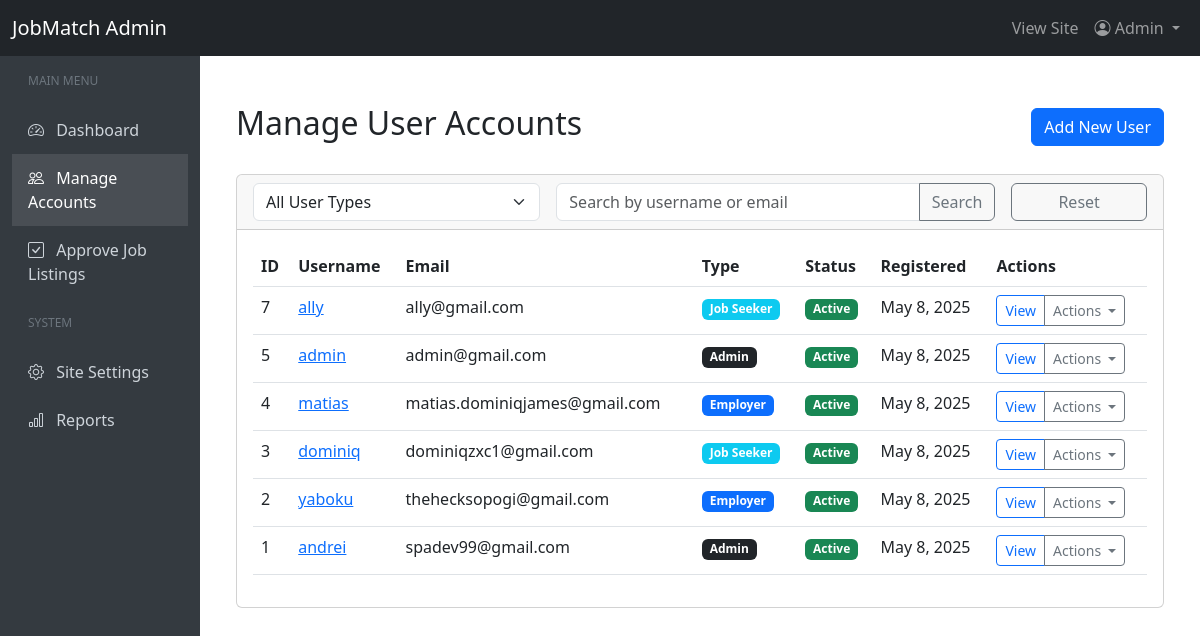
The page /admin/manage-accounts.php (signed in) on the database its author committed.
### tables this page shows
CREATE TABLE `users` (
  `id` int NOT NULL,
  `username` varchar(50) NOT NULL,
  `password` varchar(255) NOT NULL,
  `email` varchar(100) NOT NULL,
  `user_type` enum('jobseeker','employer','admin') NOT NULL,
  `created_at` datetime DEFAULT CURRENT_TIMESTAMP
);

### includes/admin_functions.php (called while the page is built, shortened)
<?php
function getUsers($filter_type = '', $search_term = '', $limit = 20, $offset = 0) {
    global $conn;
    $sql = "SELECT u.*,
            CASE WHEN EXISTS (
                SELECT 1 FROM user_status us WHERE us.user_id = u.id AND us.status = 'inactive'
            ) THEN 'inactive' ELSE 'active' END as status
            FROM users u";
    $params = [];
    $types = "";
    $sql .= " ORDER BY u.created_at DESC LIMIT ? OFFSET ?";
    $params[] = $limit;
    $params[] = $offset;
    $types .= "ii";
    $stmt = $conn->prepare($sql);
    if (!empty($params)) {
        $stmt->bind_param($types, ...$params);
    }
    $stmt->execute();
    $result = $stmt->get_result();
    $users = [];
    while ($row = $result->fetch_assoc()) {
        $users[] = $row;
    }
    return $users;
}
?>

### admin/manage-accounts.php (the view, shortened to what this page needs)
<?php
require_once '../config/db_connect.php';
require_once '../includes/admin_functions.php';
$page = isset($_GET['page']) ? intval($_GET['page']) : 1;
$limit = 20;
$offset = ($page - 1) * $limit;
$filter_type = isset($_GET['type']) ? $_GET['type'] : '';
$search_term = isset($_GET['search']) ? $_GET['search'] : '';
$users = getUsers($filter_type, $search_term, $limit, $offset);
include '../includes/admin_header.php';
?>
<div class="container-fluid py-4">
    <div class="row">
        <div class="col-md-12 mb-4">
            <div class="d-flex justify-content-between align-items-center">
                <h2>Manage User Accounts</h2>
                <a href="add-user.php" class="btn btn-primary">Add New User</a>
            </div>
        </div>
    </div>
    <div class="card mb-4">
        <div class="card-header">
            <form method="GET" class="row g-3">
                <div class="col-md-4">
                    <select name="type" class="form-select">
                        <option value="">All User Types</option>
                    </select>
                </div>
                <div class="col-md-6">
                    <div class="input-group">
                        <input type="text" class="form-control" name="search" placeholder="Search by username or email" value="<?php echo htmlspecialchars($search_term); ?>">
                        <button class="btn btn-outline-secondary" type="submit">Search</button>
                    </div>
                </div>
                <div class="col-md-2">
                    <a href="manage-accounts.php" class="btn btn-outline-secondary w-100">Reset</a>
                </div>
            </form>
        </div>
        <div class="card-body">
            <div class="table-responsive">
                <table class="table table-hover">
                    <thead>
                        <tr>
                            <th>ID</th>
                            <th>Username</th>
                            <th>Email</th>
                            <th>Type</th>
                            <th>Status</th>
                            <th>Registered</th>
                            <th>Actions</th>
                        </tr>
                    </thead>
                    <tbody>
                        <?php foreach ($users as $user): ?>
                            <tr>
                                <td><?php echo $user['id']; ?></td>
                                <td><a href="user-details.php?id=<?php echo $user['id']; ?>"><?php echo htmlspecialchars($user['username']); ?></a></td>
                                <td><?php echo htmlspecialchars($user['email']); ?></td>
                                <td>
                                    <?php if ($user['user_type'] == 'jobseeker'): ?>
                                        <span class="badge bg-info">Job Seeker</span>
                                    <?php elseif ($user['user_type'] == 'employer'): ?>
                                        <span class="badge bg-primary">Employer</span>
                                    <?php else: ?>
                                        <span class="badge bg-dark">Admin</span>
                                    <?php endif; ?>
                                </td>
                                <td>
                                    <?php if (isset($user['status']) && $user['status'] == 'inactive'): ?>
                                        <span class="badge bg-danger">Inactive</span>
                                    <?php else: ?>
                                        <span class="badge bg-success">Active</span>
                                    <?php endif; ?>
                                </td>
                                <td><?php echo date('M j, Y', strtotime($user['created_at'])); ?></td>
                                <td>
                                    <div class="btn-group btn-group-sm">
                                        <a href="user-details.php?id=<?php echo $user['id']; ?>" class="btn btn-outline-primary">View</a>
                                        <button type="button" class="btn btn-outline-secondary dropdown-toggle" data-bs-toggle="dropdown">
                                            Actions
                                        </button>
                                    </div>
                                </td>
                            </tr>
                        <?php endforeach; ?>
                    </tbody>
                </table>
            </div>
        </div>
    </div>
</div>
<?php include '../includes/admin_footer.php'; ?>

### rows shown on the page
users: id "7", username "ally", email "ally@gmail.com", user_type "Job Seeker", created_at "May 8, 2025"
users: id "5", username "admin", email "admin@gmail.com", user_type "Admin", created_at "May 8, 2025"
users: id "4", username "matias", email "matias.dominiqjames@gmail.com", user_type "Employer", created_at "May 8, 2025"
users: id "3", username "dominiq", email "dominiqzxc1@gmail.com", user_type "Job Seeker", created_at "May 8, 2025"
users: id "2", username "yaboku", email "thehecksopogi@gmail.com", user_type "Employer", created_at "May 8, 2025"
users: id "1", username "andrei", email "spadev99@gmail.com", user_type "Admin", created_at "May 8, 2025"
